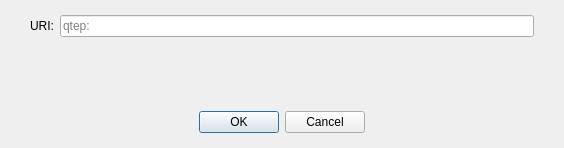
<?xml version="1.0" encoding="UTF-8"?>
<ui version="4.0">
 <class>OpenURIDialog</class>
 <widget class="QDialog" name="OpenURIDialog">
  <property name="geometry">
   <rect>
    <x>0</x>
    <y>0</y>
    <width>564</width>
    <height>148</height>
   </rect>
  </property>
  <property name="windowTitle">
   <string>Open qtep URI</string>
  </property>
  <layout class="QVBoxLayout" name="verticalLayout">
   <property name="leftMargin">
    <number>0</number>
   </property>
   <property name="topMargin">
    <number>15</number>
   </property>
   <property name="rightMargin">
    <number>0</number>
   </property>
   <property name="bottomMargin">
    <number>0</number>
   </property>
   <item>
    <layout class="QHBoxLayout" name="horizontalLayout">
     <property name="leftMargin">
      <number>30</number>
     </property>
     <property name="rightMargin">
      <number>30</number>
     </property>
     <item>
      <widget class="QLabel" name="label">
       <property name="text">
        <string>URI:</string>
       </property>
      </widget>
     </item>
     <item>
      <widget class="QValidatedLineEdit" name="uriEdit">
       <property name="placeholderText">
        <string notr="true">qtep:</string>
       </property>
      </widget>
     </item>
    </layout>
   </item>
   <item>
    <spacer name="verticalSpacer">
     <property name="orientation">
      <enum>Qt::Vertical</enum>
     </property>
     <property name="sizeHint" stdset="0">
      <size>
       <width>20</width>
       <height>40</height>
      </size>
     </property>
    </spacer>
   </item>
   <item>
    <widget class="QWidget" name="buttonsContainerWhite" native="true">
     <layout class="QHBoxLayout" name="horizontalLayout_2">
      <property name="leftMargin">
       <number>30</number>
      </property>
      <property name="topMargin">
       <number>15</number>
      </property>
      <property name="rightMargin">
       <number>30</number>
      </property>
      <property name="bottomMargin">
       <number>15</number>
      </property>
      <item>
       <widget class="QDialogButtonBox" name="buttonBox">
        <property name="orientation">
         <enum>Qt::Horizontal</enum>
        </property>
        <property name="standardButtons">
         <set>QDialogButtonBox::Cancel|QDialogButtonBox::Ok</set>
        </property>
        <property name="centerButtons">
         <bool>true</bool>
        </property>
       </widget>
      </item>
     </layout>
    </widget>
   </item>
  </layout>
 </widget>
 <customwidgets>
  <customwidget>
   <class>QValidatedLineEdit</class>
   <extends>QLineEdit</extends>
   <header>qt/qvalidatedlineedit.h</header>
  </customwidget>
 </customwidgets>
 <resources/>
 <connections>
  <connection>
   <sender>buttonBox</sender>
   <signal>accepted()</signal>
   <receiver>OpenURIDialog</receiver>
   <slot>accept()</slot>
   <hints>
    <hint type="sourcelabel">
     <x>248</x>
     <y>254</y>
    </hint>
    <hint type="destinationlabel">
     <x>157</x>
     <y>274</y>
    </hint>
   </hints>
  </connection>
  <connection>
   <sender>buttonBox</sender>
   <signal>rejected()</signal>
   <receiver>OpenURIDialog</receiver>
   <slot>reject()</slot>
   <hints>
    <hint type="sourcelabel">
     <x>316</x>
     <y>260</y>
    </hint>
    <hint type="destinationlabel">
     <x>286</x>
     <y>274</y>
    </hint>
   </hints>
  </connection>
 </connections>
</ui>
